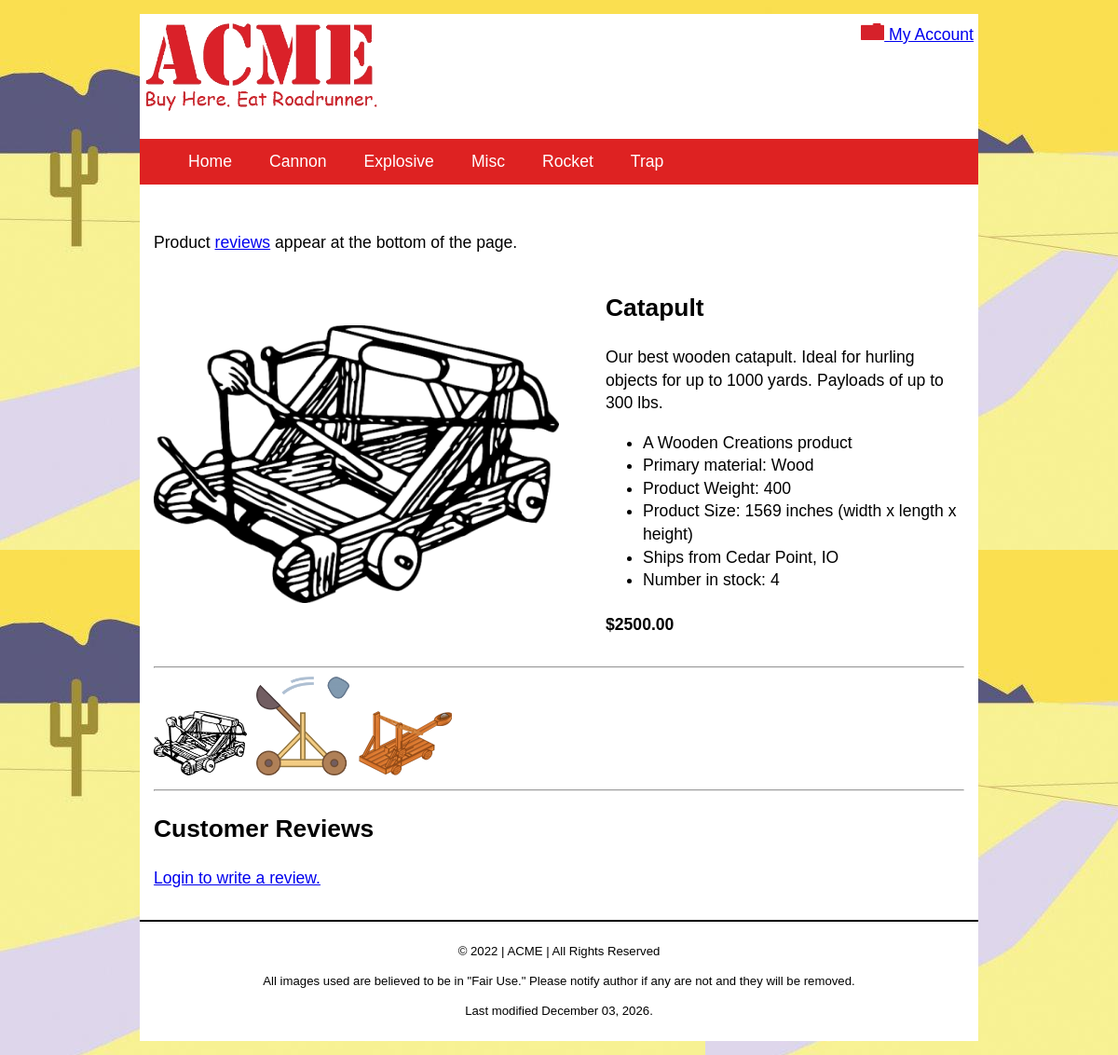
The page /products/?action=details&invId=3 on the database its author committed.
### tables this page shows
CREATE TABLE `categories` (
  `categoryId` int(10) UNSIGNED NOT NULL,
  `categoryName` varchar(30) NOT NULL
);

CREATE TABLE `inventory` (
  `invId` int(10) UNSIGNED NOT NULL,
  `invName` varchar(50) NOT NULL DEFAULT '',
  `invDescription` text NOT NULL,
  `invImage` varchar(50) NOT NULL DEFAULT '',
  `invThumbnail` varchar(50) NOT NULL DEFAULT '',
  `invPrice` decimal(10,2) NOT NULL DEFAULT '0.00',
  `invStock` smallint(6) NOT NULL DEFAULT '0',
  `invSize` smallint(6) NOT NULL DEFAULT '0',
  `invWeight` smallint(6) NOT NULL DEFAULT '0',
  `invLocation` varchar(35) NOT NULL DEFAULT '',
  `categoryId` int(10) UNSIGNED NOT NULL,
  `invVendor` varchar(20) NOT NULL DEFAULT '',
  `invStyle` varchar(20) NOT NULL DEFAULT ''
);

CREATE TABLE `images` (
  `imgId` int(10) UNSIGNED NOT NULL,
  `invId` int(10) UNSIGNED NOT NULL,
  `imgName` varchar(100) NOT NULL,
  `imgPath` varchar(50) NOT NULL,
  `imgDate` timestamp NOT NULL DEFAULT CURRENT_TIMESTAMP
);

### model/products-model.php (called while the page is built, shortened)
<?php
function getProductInfo($invId){
    $db = acmeConnect();
    $sql = 'SELECT * FROM inventory WHERE invId = :invId';
    $stmt = $db->prepare($sql);
    $stmt->bindValue(':invId', $invId, PDO::PARAM_INT);
    $stmt->execute();
    $prodInfo = $stmt->fetch(PDO::FETCH_ASSOC);
    return $prodInfo;
   }

### model/uploads-model.php (called while the page is built, shortened)
<?php
function getThumbnails($invId){
    $db = acmeConnect();
    $sql = "SELECT imgPath
            FROM images
            WHERE invId = :invId
            AND imgPath LIKE '%-tn%'";
    $stmt = $db->prepare($sql);
    $stmt->bindValue(':invId', $invId, PDO::PARAM_INT);
    $stmt->execute();
    $thumbnails = $stmt->fetchAll(PDO::FETCH_ASSOC);
    return $thumbnails;
}

### model/acme-model.php (called while the page is built, shortened)
<?php
function getCategories(){
    $db = acmeConnect();
    $sql = 'SELECT categoryId, categoryName FROM categories ORDER BY categoryName ASC';
    $stmt = $db->prepare($sql);
    $stmt->execute();
    $categories = $stmt->fetchAll();
    return $categories;
   }

### products/index.php (the view, shortened to what this page needs)
<?php
require_once $_SERVER['DOCUMENT_ROOT'].'/ACME/model/acme-model.php';
require_once $_SERVER['DOCUMENT_ROOT'].'/ACME/model/products-model.php';
require_once $_SERVER['DOCUMENT_ROOT'].'/ACME/model/uploads-model.php';
require_once $_SERVER['DOCUMENT_ROOT'].'/ACME/library/functions.php';
$action = filter_input(INPUT_POST, 'action');
    if($action == NULL){
        $action = filter_input(INPUT_GET, 'action');
    }
switch ($action){
    case 'details':
        $invId = filter_input(INPUT_GET, 'invId', FILTER_SANITIZE_NUMBER_INT);
        $details = getProductInfo($invId);
        $thumbnails = getThumbnails($invId);
        if(empty($details)){
            $_SESSION['message'] = "<p class='notice'>Sorry, no product information could be found.</p>";
        } else {
            $detailDisplay = buildProductInfoDisplay($details);
        }
        if(count($thumbnails)){
            $tnDisplay = buildTnDisplay($thumbnails);
        }
        include '../view/prod-detail.php';
    break;
}

### library/functions.php (shortened to what this page needs)
<?php
require_once $_SERVER['DOCUMENT_ROOT'].'/ACME/model/acme-model.php';
require_once $_SERVER['DOCUMENT_ROOT'].'/ACME/model/products-model.php';
$categories = getCategories();
function buildNav($categories) {
    $navList = '<ul class="navigation">';
    $navList .= '<li><a href="#" title="Menu" onclick="toggleMenu()">&#9776; Menu</a></li>';
    $navList .= '<li><a href="/acme/" title="View our home page">Home</a></li>';
    foreach ($categories as $category) {
        $navList .= "<li><a href='/acme/products/?action=category&categoryName=".urlencode($category['categoryName'])."' title='View our $category[categoryName] product line'>$category[categoryName]</a></li>";
    }
    $navList .= '</ul>';
    return $navList;
}
function buildProductInfoDisplay($details){
    $info = $details;
    $display = '<div id="product-info">';
    $display .= "<img id='product-img' src='$info[invImage]' alt='Image of our $info[invName] product'>";
    $display .= '<div id="product-desc">';
    $display .= "<h2>$info[invName]</h2>";
    $display .= "<p>$info[invDescription]<p>";
        $display .= '<ul id="product-details">';
        $display .= "<li>A $info[invVendor] product</li>";
        $display .= "<li>Primary material: $info[invStyle]</li>";
        $display .= "<li>Product Weight: $info[invWeight]</li>";
        $display .= "<li>Product Size: $info[invSize] inches (width x length x height)</li>";
        $display .= "<li>Ships from $info[invLocation]</li>";
        $display .= "<li>Number in stock: $info[invStock]</li>";
        $display .= "</ul>";
    $display .= "<h4>$$info[invPrice]</h4>";
    $display .= "</div>";
    $display .= "</div>";
    return $display;
}
function buildTnDisplay($thumbnails){
    $tndisplay = '<div id="tn-display">';
    $tndisplay .= '<hr>';
    foreach ($thumbnails as $tn) {
        $tndisplay .= "<img src='$tn[imgPath]' alt='Image of our product'>";
    }
    $tndisplay .= '</div>';
    return $tndisplay;
}

### css/main.css (style rules this page uses)
html { background-image: url(../images/site/background.jpg); background-position: left top; }
body { margin: 15px 5px; font-size: 1.1em; line-height: 1.4; background-color: white; font-family: Arial, Helvetica, sans-serif; }
h1, h2, h3 { font-family: "Gill Sans", "Gill Sans MT", Calibri, sans-serif; font-size: 1.5em; }
img { max-width: 100%; height: auto; border: 0; }
.navigation { list-style: none; text-align: center; }
.navigation li { display: none; }
.navigation a { display: block; color: #fff; padding: .75rem; text-align: center; text-decoration: none; }
#product-info { display: flex; flex-direction: column; }
#product-img { max-width: 90%; margin: auto; }
#tn-display img { max-width: 100px; margin-right: 10px; }
@media screen and (min-width: 600px) { body { margin: 20px; } }
@media screen and (min-width: 600px) { .navigation { text-align: left; } }
@media screen and (min-width: 600px) { .navigation li { display: inline-block; margin-right: 1rem; } }
@media screen and (min-width: 600px) { .navigation li a { color: white; } }
@media screen and (min-width: 800px) { body { max-width: 900px; } }
@media screen and (min-width: 800px) { #product-info { display: flex; flex-direction: row; align-items: flex-start; } }
@media screen and (min-width: 800px) { #product-img { max-width: 50%; margin-right: 50px; } }
@media screen and (min-width: 950px) { body { margin: 15px auto; } }

### rows shown on the page
categories: categoryName "Cannon"
categories: categoryName "Explosive"
categories: categoryName "Misc"
categories: categoryName "Rocket"
categories: categoryName "Trap"
inventory: invImage (picture), invName "Catapult", invDescription "Our best wooden catapult. Ideal for hurling objects for up to 1000 yards. Payloads of up to 300 lbs.", invVendor "Wooden Creations", invStyle "Wood", invWeight "400", invSize "1569", invLocation "Cedar Point, IO", invStock "4", invPrice "2500.00"
images: imgPath (picture)
images: imgPath (picture)
images: imgPath (picture)

### other values the page prints
date(" F d, Y.", getlastmod()) "December 03, 2026."
